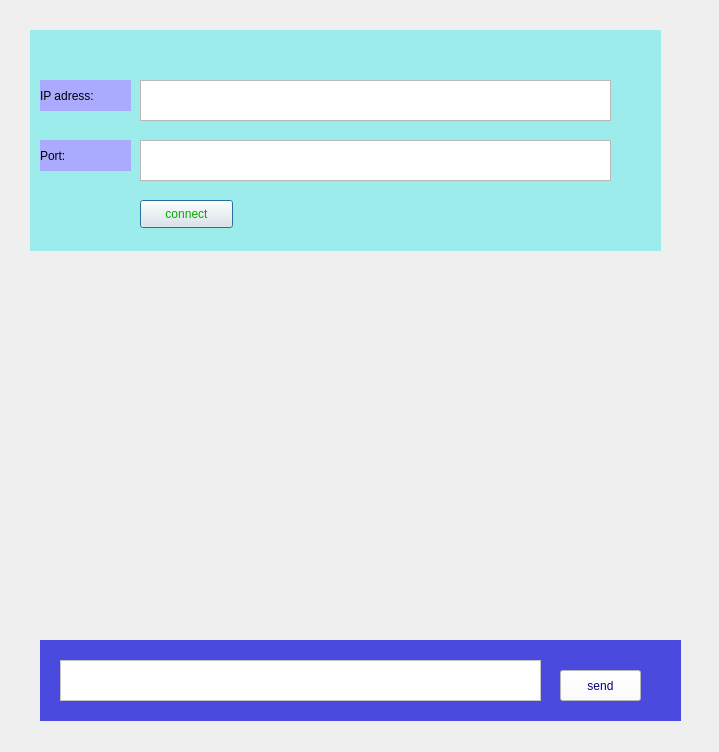
<?xml version="1.0" encoding="UTF-8"?>
<ui version="4.0">
 <class>chat</class>
 <widget class="QDialog" name="chat">
  <property name="geometry">
   <rect>
    <x>0</x>
    <y>0</y>
    <width>719</width>
    <height>752</height>
   </rect>
  </property>
  <property name="windowTitle">
   <string>Dialog</string>
  </property>
  <widget class="QLabel" name="label">
   <property name="geometry">
    <rect>
     <x>20</x>
     <y>60</y>
     <width>671</width>
     <height>671</height>
    </rect>
   </property>
   <property name="text">
    <string/>
   </property>
   <property name="pixmap">
    <pixmap resource="style.qrc">:/new/prefix1/icons/interf_chat.png</pixmap>
   </property>
  </widget>
  <widget class="QLabel" name="label_2">
   <property name="geometry">
    <rect>
     <x>20</x>
     <y>-20</y>
     <width>671</width>
     <height>181</height>
    </rect>
   </property>
   <property name="text">
    <string/>
   </property>
   <property name="pixmap">
    <pixmap resource="style.qrc">:/new/prefix1/icons/interf_chat.png</pixmap>
   </property>
  </widget>
  <widget class="QPushButton" name="pushButton_connect">
   <property name="geometry">
    <rect>
     <x>140</x>
     <y>200</y>
     <width>93</width>
     <height>28</height>
    </rect>
   </property>
   <property name="styleSheet">
    <string notr="true">color: rgb(0, 170, 0);
font: italic 12pt &quot;Monotype Corsiva&quot;;</string>
   </property>
   <property name="text">
    <string>connect</string>
   </property>
  </widget>
  <widget class="QTextEdit" name="textEdit_adress">
   <property name="geometry">
    <rect>
     <x>140</x>
     <y>80</y>
     <width>471</width>
     <height>41</height>
    </rect>
   </property>
  </widget>
  <widget class="QTextEdit" name="textEdit_port">
   <property name="geometry">
    <rect>
     <x>140</x>
     <y>140</y>
     <width>471</width>
     <height>41</height>
    </rect>
   </property>
  </widget>
  <widget class="QLabel" name="label_3">
   <property name="geometry">
    <rect>
     <x>40</x>
     <y>80</y>
     <width>91</width>
     <height>31</height>
    </rect>
   </property>
   <property name="styleSheet">
    <string notr="true">font: 12pt &quot;MV Boli&quot;;
background-color: rgb(255, 255, 127);
background-color: rgb(170, 170, 255);</string>
   </property>
   <property name="text">
    <string>IP adress:</string>
   </property>
  </widget>
  <widget class="QLabel" name="label_4">
   <property name="geometry">
    <rect>
     <x>40</x>
     <y>140</y>
     <width>91</width>
     <height>31</height>
    </rect>
   </property>
   <property name="styleSheet">
    <string notr="true">font: 12pt &quot;MV Boli&quot;;
background-color: rgb(255, 255, 127);
background-color: rgb(170, 170, 255);</string>
   </property>
   <property name="text">
    <string>Port:</string>
   </property>
  </widget>
  <widget class="QWidget" name="widget" native="true">
   <property name="geometry">
    <rect>
     <x>40</x>
     <y>640</y>
     <width>641</width>
     <height>81</height>
    </rect>
   </property>
   <property name="styleSheet">
    <string notr="true">background-color: rgb(170, 170, 255);
background-color: rgb(74, 74, 223);</string>
   </property>
   <widget class="QTextEdit" name="textEdit_message">
    <property name="geometry">
     <rect>
      <x>20</x>
      <y>20</y>
      <width>481</width>
      <height>41</height>
     </rect>
    </property>
    <property name="styleSheet">
     <string notr="true">background-color: rgb(255, 255, 255);</string>
    </property>
    <property name="html">
     <string>&lt;!DOCTYPE HTML PUBLIC &quot;-//W3C//DTD HTML 4.0//EN&quot; &quot;http://www.w3.org/TR/REC-html40/strict.dtd&quot;&gt;
&lt;html&gt;&lt;head&gt;&lt;meta name=&quot;qrichtext&quot; content=&quot;1&quot; /&gt;&lt;style type=&quot;text/css&quot;&gt;
p, li { white-space: pre-wrap; }
&lt;/style&gt;&lt;/head&gt;&lt;body style=&quot; font-family:'MS Shell Dlg 2'; font-size:7.8pt; font-weight:400; font-style:normal;&quot;&gt;
&lt;p style=&quot;-qt-paragraph-type:empty; margin-top:0px; margin-bottom:0px; margin-left:0px; margin-right:0px; -qt-block-indent:0; text-indent:0px; font-family:'MS Shell Dlg 2';&quot;&gt;&lt;br /&gt;&lt;/p&gt;&lt;/body&gt;&lt;/html&gt;</string>
    </property>
   </widget>
   <widget class="QPushButton" name="pushButton_send">
    <property name="geometry">
     <rect>
      <x>520</x>
      <y>30</y>
      <width>81</width>
      <height>31</height>
     </rect>
    </property>
    <property name="styleSheet">
     <string notr="true">color: rgb(0, 0, 127);
background-color: rgb(255, 255, 255);</string>
    </property>
    <property name="text">
     <string>send</string>
    </property>
   </widget>
  </widget>
  <widget class="QLabel" name="label_5">
   <property name="geometry">
    <rect>
     <x>30</x>
     <y>30</y>
     <width>631</width>
     <height>221</height>
    </rect>
   </property>
   <property name="styleSheet">
    <string notr="true">background-color: rgb(218, 0, 0);

background-color: rgb(157, 236, 236);</string>
   </property>
   <property name="text">
    <string/>
   </property>
   <property name="pixmap">
    <pixmap resource="style.qrc">:/new/prefix1/icons/Untitled3.png</pixmap>
   </property>
  </widget>
  <zorder>label</zorder>
  <zorder>label_2</zorder>
  <zorder>widget</zorder>
  <zorder>label_5</zorder>
  <zorder>textEdit_port</zorder>
  <zorder>textEdit_adress</zorder>
  <zorder>label_3</zorder>
  <zorder>label_4</zorder>
  <zorder>pushButton_connect</zorder>
 </widget>
 <resources>
  <include location="style.qrc"/>
 </resources>
 <connections/>
</ui>
